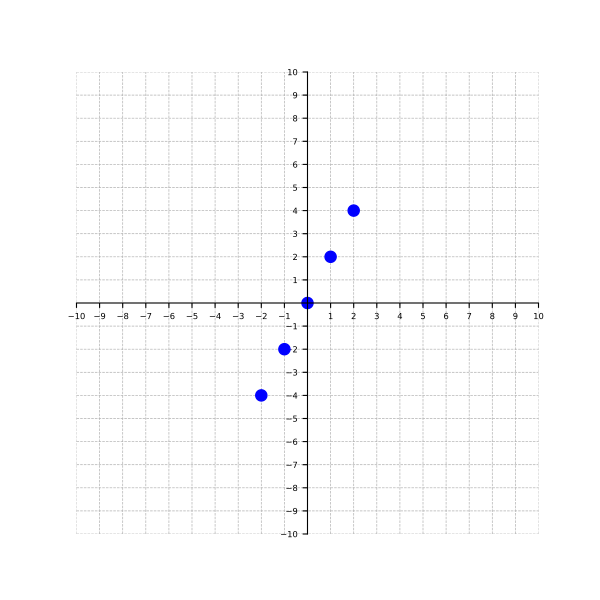

Source code (Python):
import matplotlib.pyplot as plt
from pathlib import Path
from matplotlib.figure import Figure
from matplotlib.axes import Axes
from figures.common.style import setup_cartesian_plane

output = Path(__file__).with_suffix(".pdf")

fig: Figure
ax: Axes
fig, ax = setup_cartesian_plane()

# {(m, 2m) | m=0,+-1, +-2}
points = [
    (0, 0),
    (1, 2),
    (-1, -2),
    (2, 4),
    (-2, -4),
]

for point in points:
    ax.plot(point[0], point[1], "o", color="blue", markersize=8)

fig.savefig(output)
plt.close()
